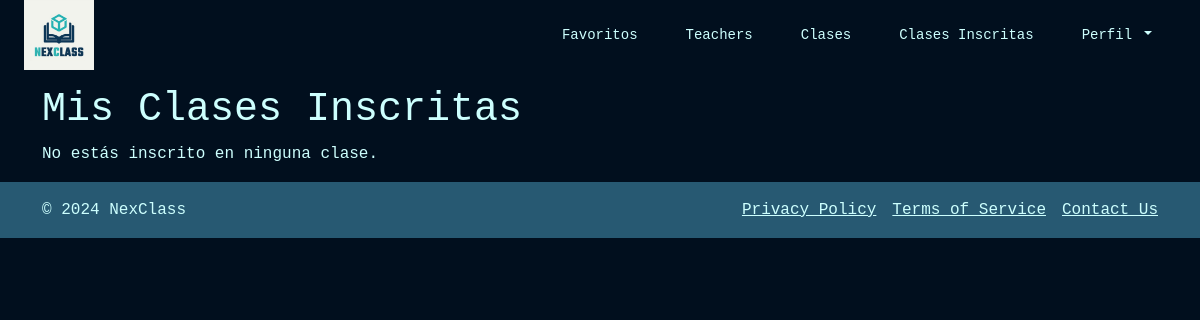
Before: /clases-inscritas/ (signed in) with the older database file.
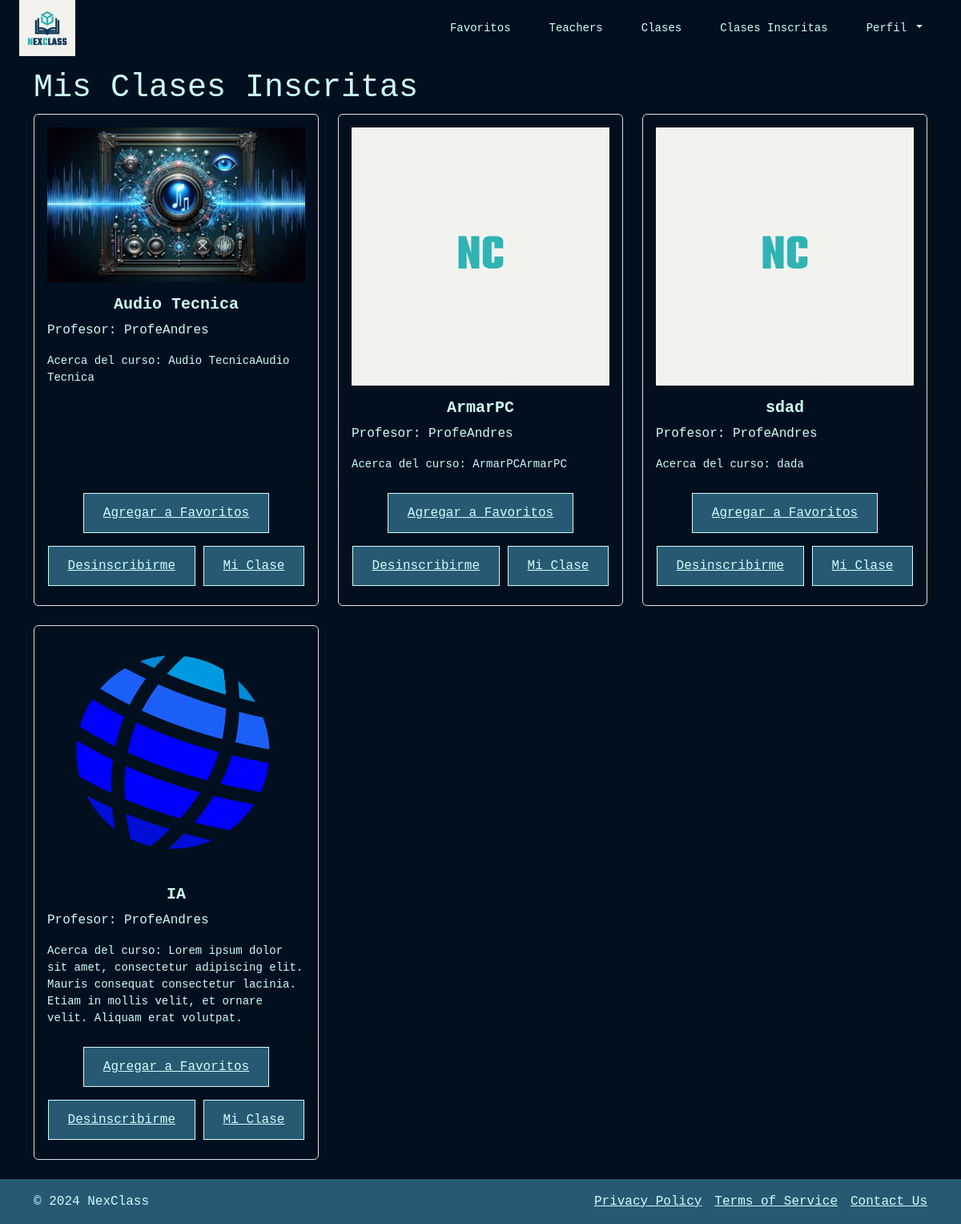
After: the same page with the newer database file.
### mis_clases_inscritas/models.py (models this page shows)
class EnrolledClasses(models.Model):
    student = models.ForeignKey(Student, on_delete=models.CASCADE)
    student_class = models.ForeignKey(Class, on_delete=models.CASCADE)
    enrolled_date = models.DateTimeField(default=timezone.now)

### classCreation_Schedules/models.py (models this page shows)
class Class(models.Model):
    className = models.CharField(max_length=100)
    teacher = models.ForeignKey('users.Teacher', on_delete=models.CASCADE)
    description = models.TextField()
    class_picture = models.ImageField(upload_to='class_photos/', default='class_photos/default_profile.png', null=True, blank=True)

### users/models.py (models this page shows, shortened)
class Teacher(models.Model):
    user = models.OneToOneField(User, on_delete=models.CASCADE)
    specialties = models.CharField(
        max_length=50,
        choices=Specialties.choices
    )
    biography = models.TextField()
    average_rating = models.FloatField(default=0.0)
    availability = models.CharField(
        max_length=50,
        choices=Availability.choices
    )
    mode = models.CharField(
        max_length=50,
        choices=Mode.choices
    )
    def average_rating(self):
        ratings = self.ratings.all()
        if ratings:
            return sum([rating.rating for rating in ratings]) / ratings.count()
        return 0

class User(AbstractBaseUser, PermissionsMixin):
    user_id = models.AutoField(primary_key=True)
    name = models.CharField(max_length=255)
    username = models.CharField(max_length=150, unique=True)
    email = models.EmailField(unique=True)
    password = models.CharField(max_length=128)
    user_type = models.CharField(
        max_length=10,
        choices=UserType.choices
    )
    registration_date = models.DateTimeField(auto_now_add=True)
    profile_picture = models.ImageField(upload_to='profile_photos/', default='profile_photos/default_profile.png',
                                        null=True, blank=True)
    address = models.CharField(max_length=255, null=True, blank=True)
    profile_complete = models.BooleanField(default=False)
    is_active = models.BooleanField(default=True)
    is_staff = models.BooleanField(default=False)
    objects = UserManager()
    USERNAME_FIELD = 'username'
    REQUIRED_FIELDS = ['email', 'name']

### mis_clases_inscritas/views.py (the view)
# urls.py: path('clases-inscritas/', views.clases_inscritas, name='clases_inscritas'),
def clases_inscritas(request):
    student = Student.objects.get(user=request.user)
    enrolled_classes = EnrolledClasses.objects.filter(student=student)  # Filtrar clases inscritas por el estudiante
    return render(request, 'clases_inscritas.html', {'enrolled_classes': enrolled_classes})

### mis_clases_inscritas/templates/clases_inscritas.html (shortened to what this page needs)
{% extends 'navbar.html' %}
{% block content %}
<div class="container mt-3">
    <h1>Mis Clases Inscritas</h1>
    {% if enrolled_classes %}
        <div class="row">
            {% for enrolled_class in enrolled_classes %}
            <div class="col-md-4 mb-4 d-flex align-items-stretch">
                <div class="card bg-transparent border">
                    <img class="card-img-top px-3 pt-3" src="{{ enrolled_class.student_class.class_picture.url }}" alt="{{ enrolled_class.student_class.className }}">
                    <div class="card-body text_custom">
                        <h5 class="card-title text-center fw-bold">{{ enrolled_class.student_class.className }}</h5>
                        <p class="card-text">Profesor: {{ enrolled_class.student_class.teacher.user.name }}</p>
                        <p class="card-text"><small>Acerca del curso: {{ enrolled_class.student_class.description }}</small></p>
                    </div>
                    <div class="card-footer text-center">
                        <a href="{% url 'add_favorite_class' enrolled_class.student_class.id %}" class="button-custom-two mb-3">Agregar a Favoritos</a>
                        <a href="{% url 'remove_class' enrolled_class.student_class.id %}" class="button-custom-two mb-3">Desinscribirme</a>
                        <a href="{% url 'mi_clase_inscrita' enrolled_class.student_class.id %}" class="button-custom-two mb-3">Mi Clase</a>
                    </div>
                </div>
            </div>
            {% endfor %}
        </div>
    {% else %}
        <p>No estás inscrito en ninguna clase.</p>
    {% endif %}
</div>
{% endblock %}

Changed rows visible on the page:
added EnrolledClasses: student_class.class_picture (picture), student_class.className "Audio Tecnica", student_class.teacher.user.name "ProfeAndres", student_class.description "Audio TecnicaAudio Tecnica"
added EnrolledClasses: student_class.class_picture (placeholder picture), student_class.className "ArmarPC", student_class.teacher.user.name "ProfeAndres", student_class.description "ArmarPCArmarPC"
added EnrolledClasses: student_class.class_picture (placeholder picture), student_class.className "sdad", student_class.teacher.user.name "ProfeAndres", student_class.description "dada"
added EnrolledClasses: student_class.class_picture (picture), student_class.className "IA", student_class.teacher.user.name "ProfeAndres", student_class.description "Lorem ipsum dolor sit amet, consectetur adipiscing elit. Mauris consequat consectetur lacinia. Etiam in mollis velit, et ornare velit. Aliquam erat volutpat."
Other visible differences:
text no longer shown: "No estás inscrito en ninguna clase."
